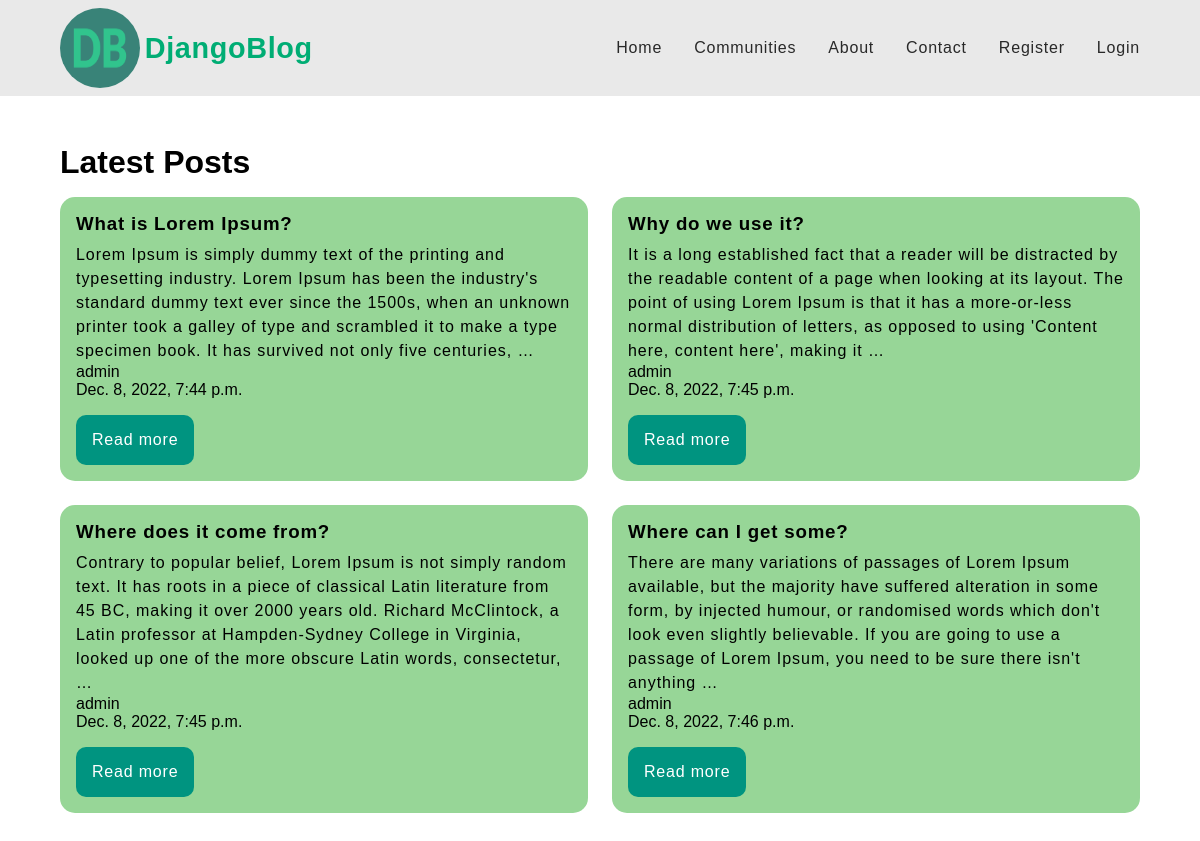
The page / on the database its author committed.
### posts/models.py (models this page shows, shortened)
class Post(models.Model):
    author = models.ForeignKey(User, on_delete=models.CASCADE)
    title = models.CharField(max_length=50)
    content = models.TextField()
    date_created = models.DateTimeField(default=timezone.now)

### posts/views.py (the view)
# urls.py: 2. Add a URL to urlpatterns:  path('', views.home, name='home')
def home(request):
    posts = Post.objects.all()
    context = {
        'posts': posts
    }
    return render(request, 'posts/home.html', context)

### posts/templates/posts/home.html (shortened to what this page needs)
{% extends 'posts/index.html' %}
{% block content %}
    <div class="home-container">
        <h1 class="h1-header">Latest Posts</h1>
        <div class="posts-container">
            {% for post in posts %}
                <div class="post-wrapper">
                    <h3 class="title">{{ post.title }}</h3>
                    <p class="content">{{ post.content|truncatewords:50 }}</p>
                    <p class="author">{{ post.author.username }}</p>
                    <p class="date-created">{{ post.date_created }}</p>
                    <a href="{% url 'posts:post-detail' post.pk %}" class="see-detail-btn">Read more</a>
                </div>
            {% endfor %}
        </div>
    </div>
{% endblock content %}

### posts/static/posts/style.css (style rules this page uses)
a { text-decoration: none; border: none; }
body { max-width: 1920px; margin: 0 auto; font-family: ubuntu, sans-serif; }
.home-container { padding: 2rem 0; padding-bottom: 3rem; }
.home-container > .h1-header { padding: 1rem 0; }
.home-container > .posts-container { display: grid; grid-template-columns: 1fr; column-gap: 1.5rem; row-gap: 1.5rem; }
.home-container > .posts-container > .post-wrapper { padding: 1rem; border-radius: 15px; background: rgb(151, 214, 151); }
.home-container > .posts-container > .post-wrapper > .title { padding-bottom: 0.5rem; letter-spacing: 0.05rem; }
.home-container > .posts-container > .post-wrapper > .content { letter-spacing: 0.06rem; line-height: 1.5; }
.home-container > .posts-container > .post-wrapper > .see-detail-btn { padding: 1rem; margin-top: 1rem; display: inline-block; background: rgb(0, 148, 128); color: rgb(255, 255, 255); border-radius: 10px; letter-spacing: 0.05rem; }
@media screen and (min-width: 850px) { .home-container > .posts-container { grid-template-columns: 1fr 1fr; } }

### rows shown on the page
Post: title "What is Lorem Ipsum?", content "Lorem Ipsum is simply dummy text of the printing and typesetting industry. Lorem Ipsum has been the industry's standard dummy text ever since the 1500s, when an unknown printer took a galley of type and scrambled it to make a type specimen book. It has survived not only five centuries, …", author.username "admin", date_created "Dec. 8, 2022, 7:44 p.m."
Post: title "Why do we use it?", content "It is a long established fact that a reader will be distracted by the readable content of a page when looking at its layout. The point of using Lorem Ipsum is that it has a more-or-less normal distribution of letters, as opposed to using 'Content here, content here', making it …", author.username "admin", date_created "Dec. 8, 2022, 7:45 p.m."
Post: title "Where does it come from?", content "Contrary to popular belief, Lorem Ipsum is not simply random text. It has roots in a piece of classical Latin literature from 45 BC, making it over 2000 years old. Richard McClintock, a Latin professor at Hampden-Sydney College in Virginia, looked up one of the more obscure Latin words, consectetur, …", author.username "admin", date_created "Dec. 8, 2022, 7:45 p.m."
Post: title "Where can I get some?", content "There are many variations of passages of Lorem Ipsum available, but the majority have suffered alteration in some form, by injected humour, or randomised words which don't look even slightly believable. If you are going to use a passage of Lorem Ipsum, you need to be sure there isn't anything …", author.username "admin", date_created "Dec. 8, 2022, 7:46 p.m."
